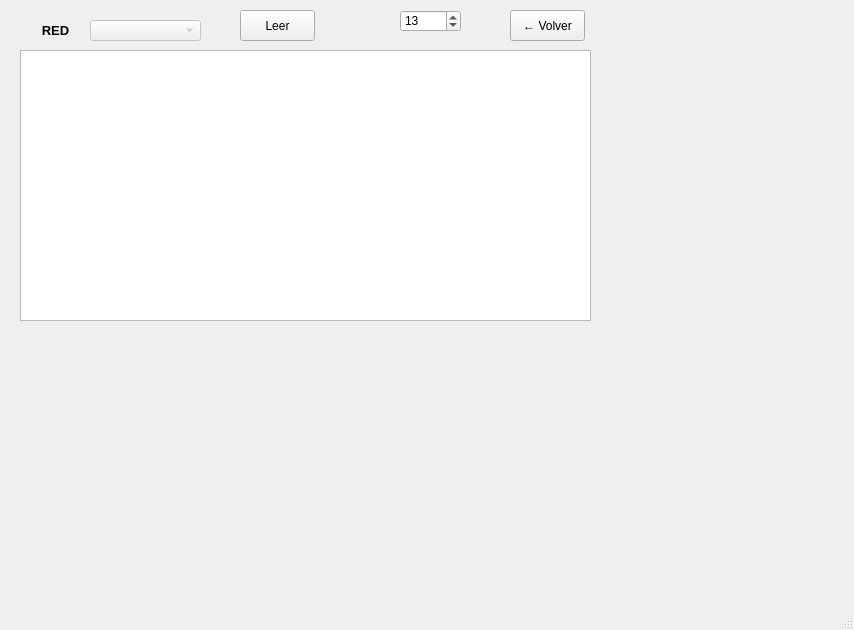
<?xml version="1.0" encoding="UTF-8"?>
<ui version="4.0">
 <class>MainWindow</class>
 <widget class="QMainWindow" name="MainWindow">
  <property name="geometry">
   <rect>
    <x>0</x>
    <y>0</y>
    <width>854</width>
    <height>630</height>
   </rect>
  </property>
  <property name="windowTitle">
   <string>MainWindow</string>
  </property>
  <widget class="QWidget" name="centralwidget">
   <widget class="QLabel" name="label_t_7">
    <property name="enabled">
     <bool>true</bool>
    </property>
    <property name="geometry">
     <rect>
      <x>30</x>
      <y>10</y>
      <width>51</width>
      <height>40</height>
     </rect>
    </property>
    <property name="font">
     <font>
      <pointsize>10</pointsize>
      <weight>75</weight>
      <bold>true</bold>
     </font>
    </property>
    <property name="text">
     <string>RED</string>
    </property>
    <property name="scaledContents">
     <bool>false</bool>
    </property>
    <property name="alignment">
     <set>Qt::AlignCenter</set>
    </property>
    <property name="wordWrap">
     <bool>false</bool>
    </property>
   </widget>
   <widget class="QComboBox" name="cmbx_red">
    <property name="enabled">
     <bool>false</bool>
    </property>
    <property name="geometry">
     <rect>
      <x>90</x>
      <y>20</y>
      <width>111</width>
      <height>21</height>
     </rect>
    </property>
   </widget>
   <widget class="QTextEdit" name="textEdit">
    <property name="enabled">
     <bool>true</bool>
    </property>
    <property name="geometry">
     <rect>
      <x>20</x>
      <y>50</y>
      <width>571</width>
      <height>271</height>
     </rect>
    </property>
    <property name="lineWrapMode">
     <enum>QTextEdit::WidgetWidth</enum>
    </property>
   </widget>
   <widget class="QPushButton" name="Btn_Salir">
    <property name="geometry">
     <rect>
      <x>510</x>
      <y>10</y>
      <width>75</width>
      <height>31</height>
     </rect>
    </property>
    <property name="text">
     <string>← Volver</string>
    </property>
   </widget>
   <widget class="QPushButton" name="Btn_Leer">
    <property name="geometry">
     <rect>
      <x>240</x>
      <y>10</y>
      <width>75</width>
      <height>31</height>
     </rect>
    </property>
    <property name="text">
     <string>Leer</string>
    </property>
   </widget>
   <widget class="QSpinBox" name="spinBox">
    <property name="geometry">
     <rect>
      <x>400</x>
      <y>10</y>
      <width>61</width>
      <height>22</height>
     </rect>
    </property>
    <property name="maximum">
     <number>20</number>
    </property>
    <property name="value">
     <number>13</number>
    </property>
   </widget>
  </widget>
  <widget class="QMenuBar" name="menubar">
   <property name="geometry">
    <rect>
     <x>0</x>
     <y>0</y>
     <width>854</width>
     <height>21</height>
    </rect>
   </property>
  </widget>
  <widget class="QStatusBar" name="statusbar"/>
 </widget>
 <resources/>
 <connections/>
</ui>
